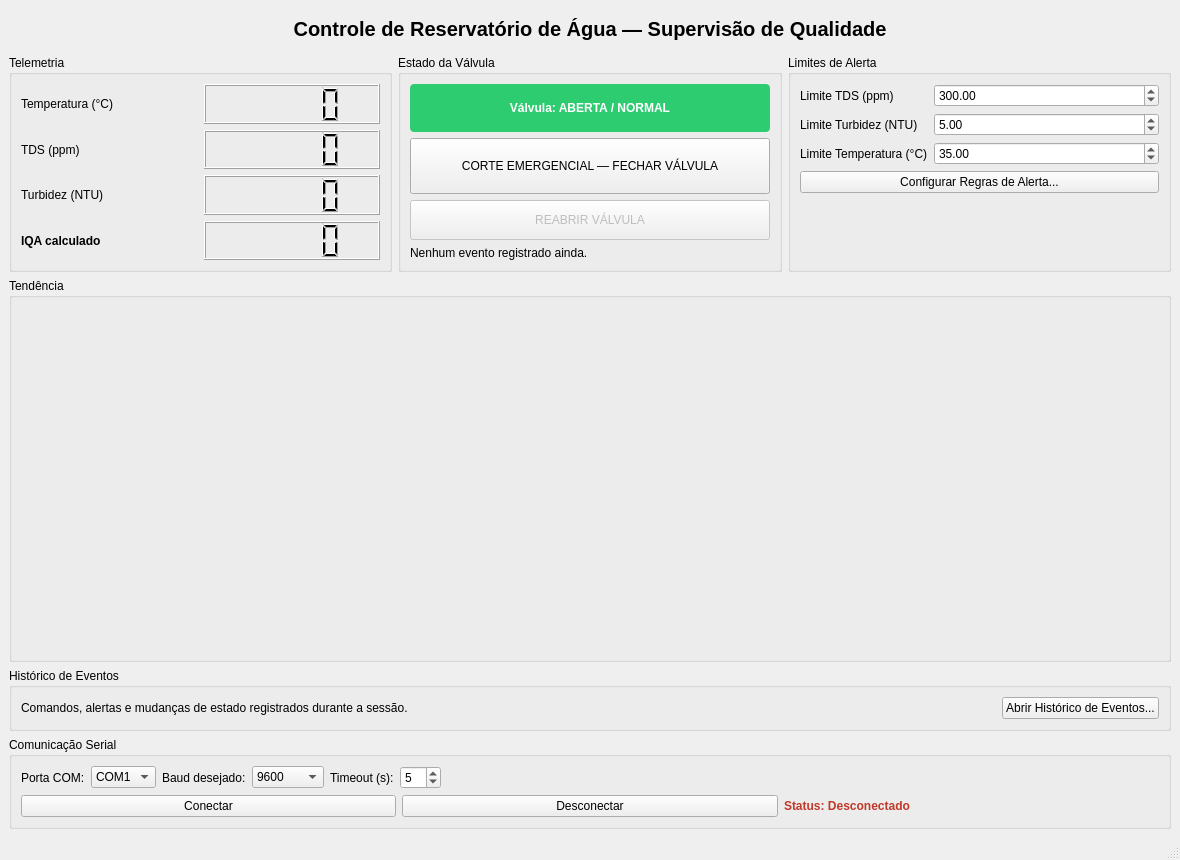
<?xml version="1.0" encoding="UTF-8"?>
<ui version="4.0">
 <class>MainWindow</class>
 <widget class="QMainWindow" name="MainWindow">
  <property name="geometry">
   <rect>
    <x>0</x>
    <y>0</y>
    <width>1180</width>
    <height>860</height>
   </rect>
  </property>
  <property name="minimumSize">
   <size>
    <width>1080</width>
    <height>780</height>
   </size>
  </property>
  <property name="windowTitle">
   <string>Controle de Reservatório de Água</string>
  </property>
  <widget class="QWidget" name="centralwidget">
   <layout class="QVBoxLayout" name="layout_principal">

    <item>
     <widget class="QLabel" name="lbl_titulo">
      <property name="text">
       <string>Controle de Reservatório de Água — Supervisão de Qualidade</string>
      </property>
      <property name="alignment">
       <set>Qt::AlignCenter</set>
      </property>
      <property name="styleSheet">
       <string notr="true">font-size: 20px; font-weight: bold; padding: 8px;</string>
      </property>
     </widget>
    </item>

    <item>
     <layout class="QHBoxLayout" name="layout_linha_topo">

      <item>
       <widget class="QGroupBox" name="group_telemetria">
        <property name="title">
         <string>Telemetria</string>
        </property>
        <layout class="QGridLayout" name="grid_telemetria">
         <item row="0" column="0">
          <widget class="QLabel" name="lbl_temperatura">
           <property name="text">
            <string>Temperatura (°C)</string>
           </property>
          </widget>
         </item>
         <item row="0" column="1">
          <widget class="QLCDNumber" name="lcd_temperatura">
           <property name="digitCount">
            <number>5</number>
           </property>
          </widget>
         </item>
         <item row="1" column="0">
          <widget class="QLabel" name="lbl_tds">
           <property name="text">
            <string>TDS (ppm)</string>
           </property>
          </widget>
         </item>
         <item row="1" column="1">
          <widget class="QLCDNumber" name="lcd_tds">
           <property name="digitCount">
            <number>5</number>
           </property>
          </widget>
         </item>
         <item row="2" column="0">
          <widget class="QLabel" name="lbl_turbidez">
           <property name="text">
            <string>Turbidez (NTU)</string>
           </property>
          </widget>
         </item>
         <item row="2" column="1">
          <widget class="QLCDNumber" name="lcd_turbidez">
           <property name="digitCount">
            <number>5</number>
           </property>
          </widget>
         </item>
         <item row="3" column="0">
          <widget class="QLabel" name="lbl_iqa">
           <property name="text">
            <string>IQA calculado</string>
           </property>
           <property name="styleSheet">
            <string notr="true">font-weight: bold;</string>
           </property>
          </widget>
         </item>
         <item row="3" column="1">
          <widget class="QLCDNumber" name="lcd_iqa">
           <property name="digitCount">
            <number>5</number>
           </property>
          </widget>
         </item>
        </layout>
       </widget>
      </item>

      <item>
       <widget class="QGroupBox" name="group_estado">
        <property name="title">
         <string>Estado da Válvula</string>
        </property>
        <layout class="QVBoxLayout" name="layout_estado">
         <item>
          <widget class="QLabel" name="lbl_valvula_status">
           <property name="text">
            <string>Válvula: ABERTA / NORMAL</string>
           </property>
           <property name="alignment">
            <set>Qt::AlignCenter</set>
           </property>
           <property name="minimumSize">
            <size>
             <width>0</width>
             <height>48</height>
            </size>
           </property>
           <property name="styleSheet">
            <string notr="true">background-color: #2ecc71; color: white; font-weight: bold; border-radius: 4px; padding: 8px;</string>
           </property>
          </widget>
         </item>
         <item>
          <widget class="QPushButton" name="btn_emergencia">
           <property name="text">
            <string>CORTE EMERGENCIAL — FECHAR VÁLVULA</string>
           </property>
           <property name="minimumSize">
            <size>
             <width>0</width>
             <height>56</height>
            </size>
           </property>
          </widget>
         </item>
         <item>
          <widget class="QPushButton" name="btn_abrir_valvula">
           <property name="enabled">
            <bool>false</bool>
           </property>
           <property name="text">
            <string>REABRIR VÁLVULA</string>
           </property>
           <property name="minimumSize">
            <size>
             <width>0</width>
             <height>40</height>
            </size>
           </property>
          </widget>
         </item>
         <item>
          <widget class="QLabel" name="lbl_ultimo_evento">
           <property name="text">
            <string>Nenhum evento registrado ainda.</string>
           </property>
           <property name="wordWrap">
            <bool>true</bool>
           </property>
          </widget>
         </item>
        </layout>
       </widget>
      </item>

      <item>
       <widget class="QGroupBox" name="group_setpoints">
        <property name="title">
         <string>Limites de Alerta</string>
        </property>
        <layout class="QFormLayout" name="form_setpoints">
         <item row="0" column="0">
          <widget class="QLabel" name="lbl_limite_tds">
           <property name="text">
            <string>Limite TDS (ppm)</string>
           </property>
          </widget>
         </item>
         <item row="0" column="1">
          <widget class="QDoubleSpinBox" name="spin_limite_tds">
           <property name="maximum">
            <double>1000.000000000000000</double>
           </property>
           <property name="value">
            <double>300.000000000000000</double>
           </property>
          </widget>
         </item>
         <item row="1" column="0">
          <widget class="QLabel" name="lbl_limite_turbidez">
           <property name="text">
            <string>Limite Turbidez (NTU)</string>
           </property>
          </widget>
         </item>
         <item row="1" column="1">
          <widget class="QDoubleSpinBox" name="spin_limite_turbidez">
           <property name="maximum">
            <double>1000.000000000000000</double>
           </property>
           <property name="value">
            <double>5.000000000000000</double>
           </property>
          </widget>
         </item>
         <item row="2" column="0">
          <widget class="QLabel" name="lbl_limite_temperatura">
           <property name="text">
            <string>Limite Temperatura (°C)</string>
           </property>
          </widget>
         </item>
         <item row="2" column="1">
          <widget class="QDoubleSpinBox" name="spin_limite_temperatura">
           <property name="maximum">
            <double>125.000000000000000</double>
           </property>
           <property name="value">
            <double>35.000000000000000</double>
           </property>
          </widget>
         </item>
         <item row="3" column="0" colspan="2">
          <widget class="QPushButton" name="btn_abrir_configuracoes">
           <property name="text">
            <string>Configurar Regras de Alerta...</string>
           </property>
          </widget>
         </item>
        </layout>
       </widget>
      </item>

     </layout>
    </item>

    <item>
     <widget class="QGroupBox" name="group_grafico">
      <property name="title">
       <string>Tendência</string>
      </property>
      <layout class="QVBoxLayout" name="layout_graficos">
       <item>
        <layout class="QHBoxLayout" name="layout_graficos_detalhe">
         <item>
          <widget class="QWidget" name="chart_temperatura" native="true">
           <property name="minimumSize">
            <size>
             <width>0</width>
             <height>220</height>
            </size>
           </property>
          </widget>
         </item>
         <item>
          <widget class="QWidget" name="chart_tds" native="true">
           <property name="minimumSize">
            <size>
             <width>0</width>
             <height>220</height>
            </size>
           </property>
          </widget>
         </item>
         <item>
          <widget class="QWidget" name="chart_turbidez" native="true">
           <property name="minimumSize">
            <size>
             <width>0</width>
             <height>220</height>
            </size>
           </property>
          </widget>
         </item>
        </layout>
       </item>
       <item>
        <widget class="QWidget" name="chart_geral" native="true">
         <property name="minimumSize">
          <size>
           <width>0</width>
           <height>240</height>
          </size>
         </property>
        </widget>
       </item>
      </layout>
     </widget>
    </item>

    <item>
     <widget class="QGroupBox" name="group_historico">
      <property name="title">
       <string>Histórico de Eventos</string>
      </property>
      <layout class="QHBoxLayout" name="layout_historico">
       <item>
        <widget class="QLabel" name="lbl_resumo_historico">
         <property name="text">
          <string>Comandos, alertas e mudanças de estado registrados durante a sessão.</string>
         </property>
        </widget>
       </item>
       <item>
        <spacer name="spacer_historico">
         <property name="orientation">
          <enum>Qt::Horizontal</enum>
         </property>
         <property name="sizeHint" stdset="0">
          <size>
           <width>40</width>
           <height>20</height>
          </size>
         </property>
        </spacer>
       </item>
       <item>
        <widget class="QPushButton" name="btn_abrir_historico">
         <property name="text">
          <string>Abrir Histórico de Eventos...</string>
         </property>
        </widget>
       </item>
      </layout>
     </widget>
    </item>

    <item>
     <widget class="QGroupBox" name="group_serial">
      <property name="title">
       <string>Comunicação Serial</string>
      </property>
      <layout class="QVBoxLayout" name="layout_serial">
       <item>
        <layout class="QHBoxLayout" name="layout_serial_config">
         <item>
          <widget class="QLabel" name="lbl_porta_com">
           <property name="text">
            <string>Porta COM:</string>
           </property>
          </widget>
         </item>
         <item>
          <widget class="QComboBox" name="combo_porta_com">
           <item>
            <property name="text">
             <string>COM1</string>
            </property>
           </item>
           <item>
            <property name="text">
             <string>COM3</string>
            </property>
           </item>
           <item>
            <property name="text">
             <string>COM5</string>
            </property>
           </item>
          </widget>
         </item>
         <item>
          <widget class="QLabel" name="lbl_baud_rate">
           <property name="text">
            <string>Baud desejado:</string>
           </property>
          </widget>
         </item>
         <item>
          <widget class="QComboBox" name="combo_baud_rate">
           <item>
            <property name="text">
             <string>9600</string>
            </property>
           </item>
           <item>
            <property name="text">
             <string>19200</string>
            </property>
           </item>
           <item>
            <property name="text">
             <string>38400</string>
            </property>
           </item>
           <item>
            <property name="text">
             <string>115200</string>
            </property>
           </item>
          </widget>
         </item>
         <item>
          <widget class="QLabel" name="lbl_timeout">
           <property name="text">
            <string>Timeout (s):</string>
           </property>
          </widget>
         </item>
         <item>
          <widget class="QSpinBox" name="spin_timeout">
           <property name="minimum">
            <number>1</number>
           </property>
           <property name="maximum">
            <number>30</number>
           </property>
           <property name="value">
            <number>5</number>
           </property>
          </widget>
         </item>
         <item>
          <spacer name="spacer_serial_config">
           <property name="orientation">
            <enum>Qt::Horizontal</enum>
           </property>
           <property name="sizeHint" stdset="0">
            <size>
             <width>40</width>
             <height>20</height>
            </size>
           </property>
          </spacer>
         </item>
        </layout>
       </item>
       <item>
        <layout class="QHBoxLayout" name="layout_serial_acoes">
         <item>
          <widget class="QPushButton" name="btn_conectar">
           <property name="text">
            <string>Conectar</string>
           </property>
          </widget>
         </item>
         <item>
          <widget class="QPushButton" name="btn_desconectar">
           <property name="text">
            <string>Desconectar</string>
           </property>
          </widget>
         </item>
         <item>
          <widget class="QLabel" name="lbl_status_conexao">
           <property name="text">
            <string>Status: Desconectado</string>
           </property>
           <property name="styleSheet">
            <string notr="true">font-weight: bold; color: #c0392b;</string>
           </property>
          </widget>
         </item>
        </layout>
       </item>
      </layout>
     </widget>
    </item>

   </layout>
  </widget>
  <widget class="QMenuBar" name="menubar">
   <property name="geometry">
    <rect>
     <x>0</x>
     <y>0</y>
     <width>1180</width>
     <height>22</height>
    </rect>
   </property>
  </widget>
  <widget class="QStatusBar" name="statusbar"/>
 </widget>
 <resources/>
 <connections/>
</ui>
